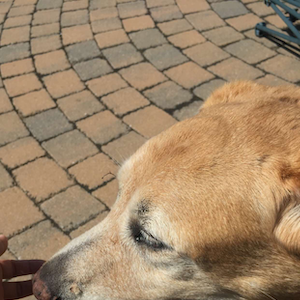
#> input picture Assignment4/imgs/color_test1.png, 300 x 300 px, found by its file name; its folder holds 4 pictures in this run
$ python NN_sigmoid.py   (older library calls are emulated)
#> lines starting #> are read from the running program, lines starting #| are printed output that depends on the picture; long printed decimals are rounded; pictures that were not available may be replaced by others from this repository, and a replacement may not be noted
### Assignment4/Preprocessing.py
from PIL import Image
import numpy as np

### IMAGE PRE-PROCESSING UTILITY FUNCTIONS ###

# converts image to matrix of color values
def imgs_to_cmatrices(filenames, n):
#> called with n = 16
    rets = np.zeros((len(filenames), 3, n, n))
    for f in range(len(filenames)):
        img = Image.open('./imgs/' + filenames[f])
#> img is the input picture: PIL image 300x300 RGBA; mean R, G, B, A 160.8, 135, 105.4, 255
        img = img.convert('RGB')
#> img: PIL image 300x300 RGB
        img = img.resize((n, n), Image.ANTIALIAS)
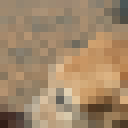
#> img: PIL image 16x16 RGB (shown 8 times larger); mean R, G, B 161.1, 135.2, 105.5
        tmp = np.array(img)
        for i in range(n):
            for j in range(n):
                rets[f, 0, i, j] = tmp[i][j][0]
                rets[f, 1, i, j] = tmp[i][j][1]
                rets[f, 2, i, j] = tmp[i][j][2]
    return rets

# converts matrix to image and saves to ./imgs/
# can handle cmats (m x 3 x n x n) or gmats (m x 1 x n x n)
# [16 lines left out: function cmatrices_to_imgs, not called in this run]

# converts RGB color matrix to grayscale matrix
def rgb_to_grayscale_cmatrices(cmats):
    ret = np.zeros((cmats.shape[0], 1, cmats.shape[2], cmats.shape[3]), dtype=np.uint8)
    for m in range(cmats.shape[0]):
        cmat = cmats[m, :, :, :]
        for i in range(cmat.shape[1]):
            for j in range(cmat.shape[2]):
                ret[m][0][i][j] = 0.21*cmat[0][i][j] + 0.72*cmat[1][i][j] + 0.07*cmat[2][i][j]
    return ret

### Assignment4/NN_sigmoid.py
import numpy as np
import os
from Preprocessing import *
from math import sqrt

def sigmoid(x):
    # both these are equivalent, this takes care of
    # blown up x's in either direction causing overflow warnings
    if x.any() < 0:
        return 1 - 1 / (1 + np.exp(x))
    else:
        return 1 / (1 + np.exp(-x))

def d_sigmoid(x):
    #sigmoid(x) * (1 - sigmoid(x)), which is equivalent to:
    return 1 / (np.exp(x) + 2 + np.exp(-x))


def NN_Model(grayscale_dataset, true_imgs, training_repeats = 1, learning_rate = 0.000025, batch_size = 1):
    # use Zhang et. al model architecture with no pooling layers, only conv w/ relu and upsampling
#> called with grayscale_dataset = array of shape (1, 1, 16, 16), true_imgs = array of shape (1, 3, 16, 16), training_repeats = 100, learning_rate = 2.5e-05, batch_size = 1
    m, _, img_size, img_size = grayscale_dataset.shape
#> m = 1; img_size = 16
    input_nodes = img_size**2
#> input_nodes = 256
    output_nodes = img_size**2 * 3
#> output_nodes = 768
    nodes_in_middle_layer = output_nodes
#> nodes_in_middle_layer = 768
    flattened = [ grayscale_dataset[i,:,:,:].reshape((input_nodes,1)) for i in range(m)]
#> flattened = 1 item
    flattened_true = [true_imgs[i,:,:,:].reshape((output_nodes,1)) for i in range(m)]
#> flattened_true = 1 item
    layer_1_weight_scale = sqrt(6/(input_nodes+output_nodes))
#> layer_1_weight_scale = 0.0765
    layer_2_weight_scale = sqrt(6/(output_nodes))
#> layer_2_weight_scale = 0.0884
    layer_1_weights = 2*layer_1_weight_scale*np.random.random_sample((nodes_in_middle_layer, input_nodes))-layer_1_weight_scale
    layer_2_weights = 2*layer_2_weight_scale*np.random.random_sample((output_nodes, nodes_in_middle_layer))-layer_2_weight_scale

    layer_2_gradients = np.zeros((output_nodes, nodes_in_middle_layer))
    layer_1_gradients = np.zeros((nodes_in_middle_layer, input_nodes))
    # original_layer_2_gradients = np.zeros((output_nodes, nodes_in_middle_layer))
    # original_layer_1_gradients = np.zeros((nodes_in_middle_layer, input_nodes ))
    for i in range(training_repeats):
        for j in range(len(flattened)):
            if (j+1) %10 == 0:
                print("training repeat: {} image: {}".format(i+1, j+1))
            layer_2 = np.maximum(0,np.matmul(layer_1_weights, flattened[j]))
#> layer_2 = 768 values, max 288.5 at index 568, min 0 at index 0, mean 42.9
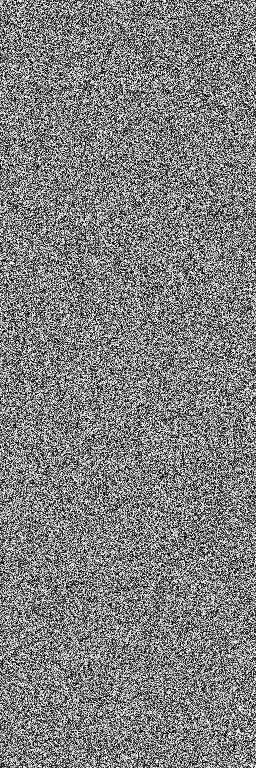
#> layer_1_weights: shape (768, 256) float64; min -0.0765, max 0.0765, mean 0.000128; drawn with min black and max white

            # sigmoid function, scaled
            output = 255 * (sigmoid(np.matmul(layer_2_weights, layer_2)))
#> output = 768 values, max 255 at index 2, min 1.45e-121 at index 361, mean 126.2
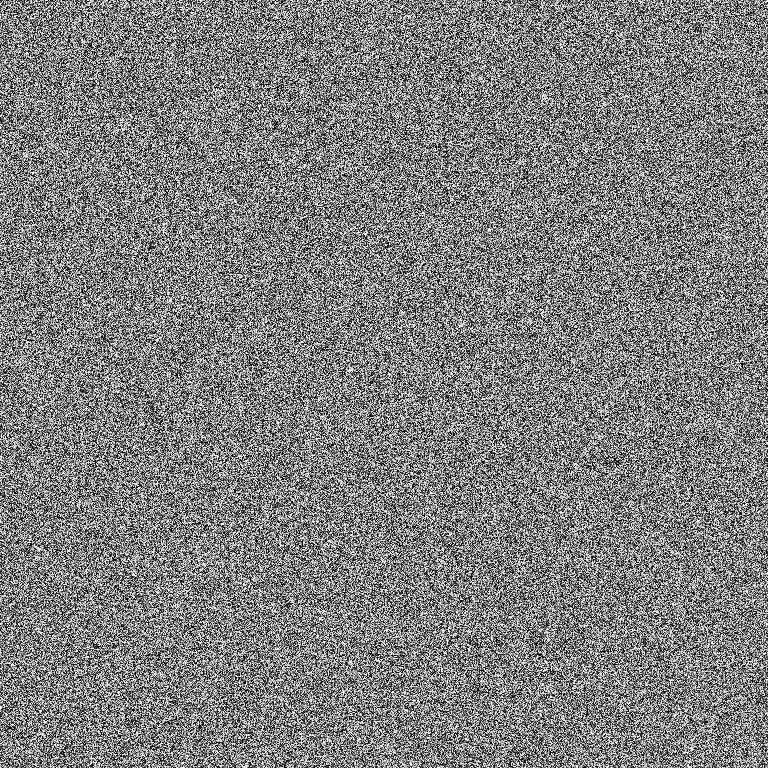
#> layer_2_weights: shape (768, 768) float64; min -0.0884, max 0.0884, mean 2.45e-05; drawn with min black and max white

            output_deltas  = 2*((output- flattened_true[j]))
#> output_deltas = 768 values, max 443.9 at index 731, min -452 at index 201, mean -15.57

            intermediate = output_deltas * ((output * (1 - output))/255)
#> intermediate = 768 values, max 8136.6 at index 141, min -112721.3 at index 731, mean -30403.3

            # derivative of sigmoid
            layer_2_deltas = np.matmul(np.transpose(layer_2_weights), intermediate)
#> layer_2_deltas = 768 values, max 154404 at index 130, min -227012.1 at index 273, mean -23228.9

            # derivative of sigmoid
            layer_2_gradients += np.matmul(intermediate, np.transpose(layer_2))
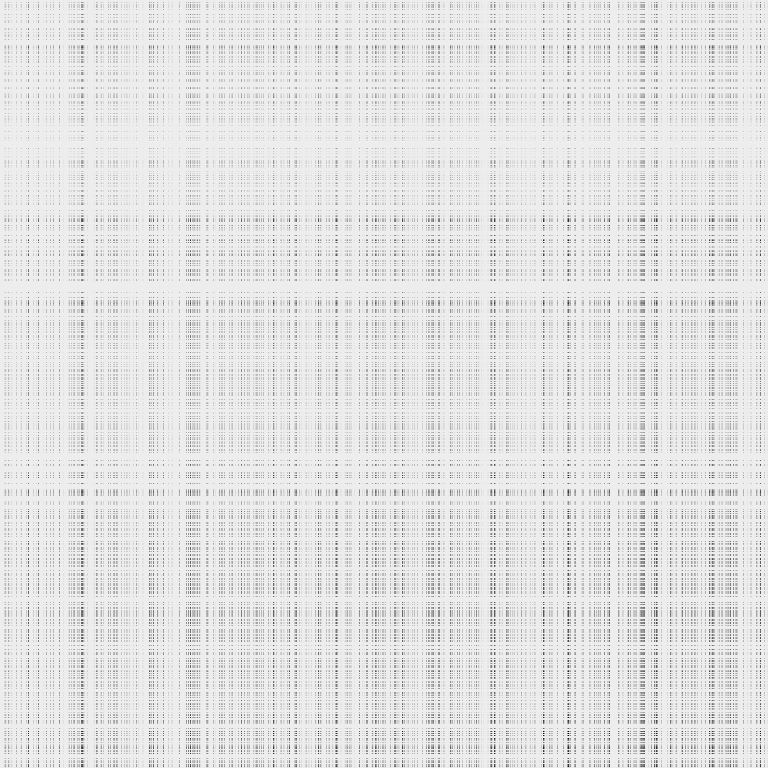
#> layer_2_gradients: shape (768, 768) float64; min -32523265.4, max 2347637.6, mean -1304384.6; drawn with min black and max white

            layer_1_gradients += np.matmul(layer_2_deltas, (d_sigmoid(np.transpose(flattened[j]))))
#> layer_1_gradients: shape (768, 256) float64; every value is 0

            if batch_size == 1 or (i* len(flattened) + j + 1) % batch_size == 0:
                # [6 lines of commented-out code are left out]
                layer_2_weights -= learning_rate * layer_2_gradients
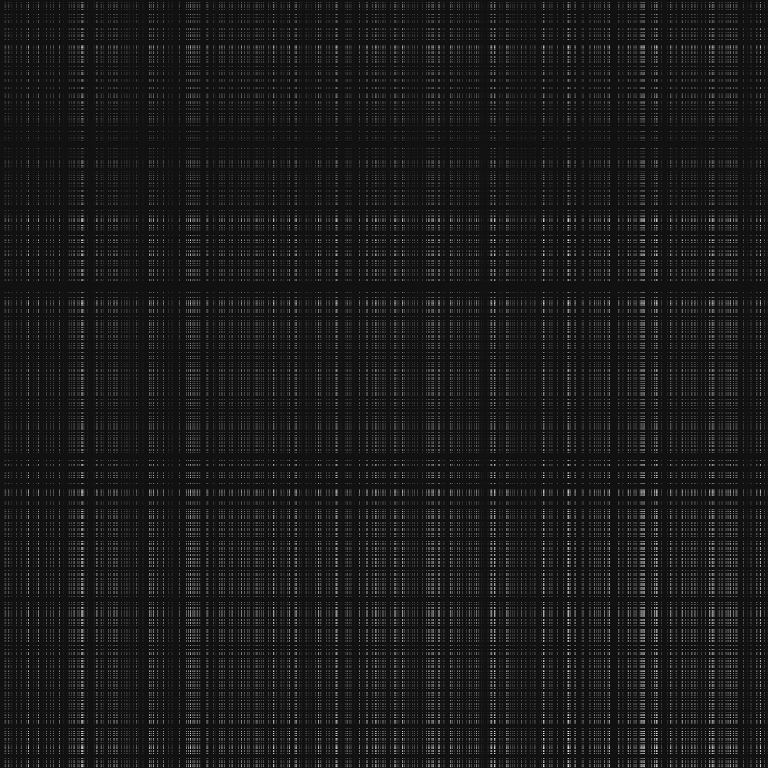
#> layer_2_weights: shape (768, 768) float64; min -58.76, max 813.1, mean 32.6; drawn with min black and max white
                layer_1_weights -= learning_rate**2 * layer_1_gradients
                layer_2_gradients = np.zeros((output_nodes, nodes_in_middle_layer))
                layer_1_gradients = np.zeros((nodes_in_middle_layer, input_nodes ))

            train_set_error = 0
            for j in range(len(flattened)):
                input = flattened[j]
                layer_2 = sigmoid(np.matmul(layer_1_weights, input))
                output = 255 * sigmoid(np.matmul(layer_2_weights, layer_2))
                diffs = output - flattened_true[j]
                error = np.matmul(np.transpose(diffs), diffs)
                train_set_error += error[0, 0]
#> this loop made 1 pass
#> (error, train_set_error) on pass 1: ([8283831.6], 8283831.6)
#> after the loop, train_set_error = 8283831.6
            print()
            print("training repeat: {} average train set error: {}".format(i + 1, train_set_error / len(flattened)))
#| training repeat: 1 average train set error: 8283831.614
#> (the run stopped early here; a loop or call above may not have finished)

$ run again, on Assignment4/imgs/test2.png
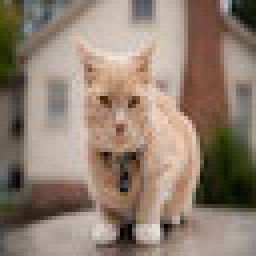
#> input picture Assignment4/imgs/test2.png, 64 x 64 px, found by its file name (shown 4 times larger)
#> in imgs_to_cmatrices, img is the input picture: PIL image 64x64 RGB; mean R, G, B 144.7, 127, 112.8
#> img: PIL image 16x16 RGB
#> flattened = 1 item
#> layer_2 = 768 values, max 288.8 at index 568, min 0 at index 1, mean 43.38
#> output = 768 values, max 255 at index 0, min 3.51e-137 at index 577, mean 121.2
#> output_deltas = 768 values, max 504 at index 685, min -462 at index 122, mean -13.54
#> intermediate = 768 values, max 5279.8 at index 666, min -128016 at index 685, mean -30342.1
#> layer_2_deltas = 768 values, max 197700.9 at index 602, min -222948.7 at index 127, mean -22134.7
#> in NN_Model, `layer_2_gradients += np.matmul(intermediate, np.transpose(layer_2))`:
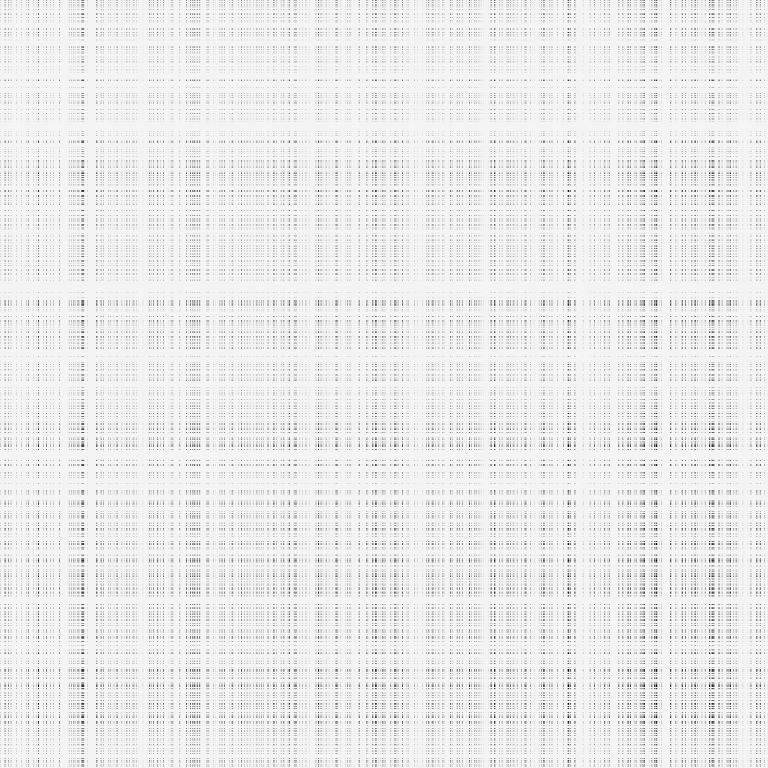
#> layer_2_gradients: shape (768, 768) float64; min -36969724.8, max 1524753.7, mean -1316292.9; drawn with min black and max white
#> layer_1_gradients: shape (768, 256) float64; every value is 0
#> in NN_Model, `layer_2_weights -= learning_rate * layer_2_gradients`:
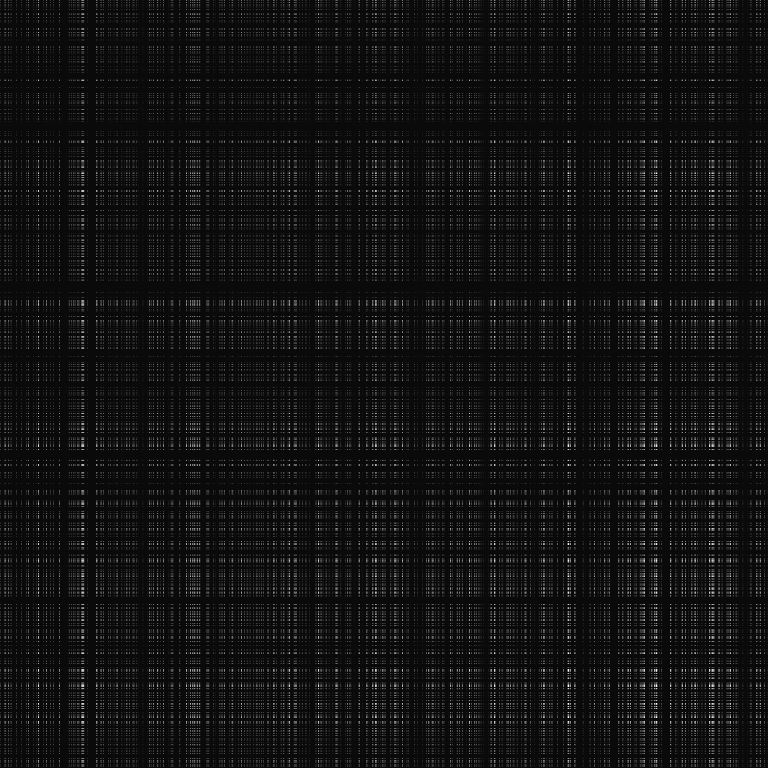
#> layer_2_weights: shape (768, 768) float64; min -38.15, max 924.3, mean 32.9; drawn with min black and max white
#> the loop in NN_Model, `for j in range(len(flattened)):` made 1 pass
#> error on pass 1: [9251759.2]
#> after the loop in NN_Model, `for j in range(len(flattened)):`: train_set_error = 9251759.2
#| training repeat: 1 average train set error: 9251759.208

$ run again, on Assignment4/imgs/test3.png
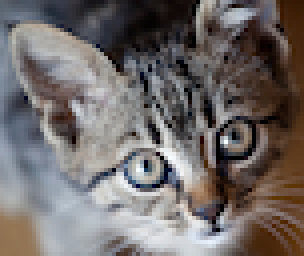
#> input picture Assignment4/imgs/test3.png, 76 x 64 px, found by its file name (shown 4 times larger)
#> in imgs_to_cmatrices, img is the input picture: PIL image 76x64 RGBA; mean R, G, B, A 112.9, 106.8, 105.3, 255
#> flattened = 1 item
#> layer_2 = 768 values, max 276.4 at index 568, min 0 at index 0, mean 34.79
#> output = 768 values, max 255 at index 2, min 1.88e-111 at index 268, mean 126.3
#> output_deltas = 768 values, max 508 at index 521, min -452 at index 743, mean 35.75
#> intermediate = 768 values, max 7999.1 at index 694, min -129032 at index 521, mean -36578.1
#> layer_2_deltas = 768 values, max 223781.3 at index 12, min -353630.9 at index 273, mean -24756.6
#> in NN_Model, `layer_2_gradients += np.matmul(intermediate, np.transpose(layer_2))`:
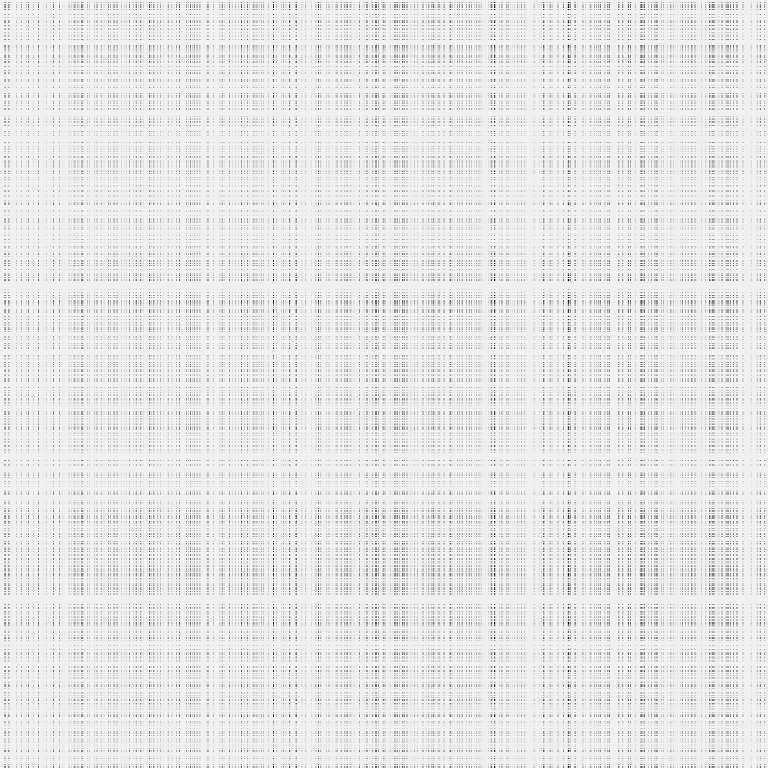
#> layer_2_gradients: shape (768, 768) float64; min -35661374.4, max 2210770.2, mean -1272543.8; drawn with min black and max white
#> layer_1_gradients: shape (768, 256) float64; every value is 0
#> in NN_Model, `layer_2_weights -= learning_rate * layer_2_gradients`:
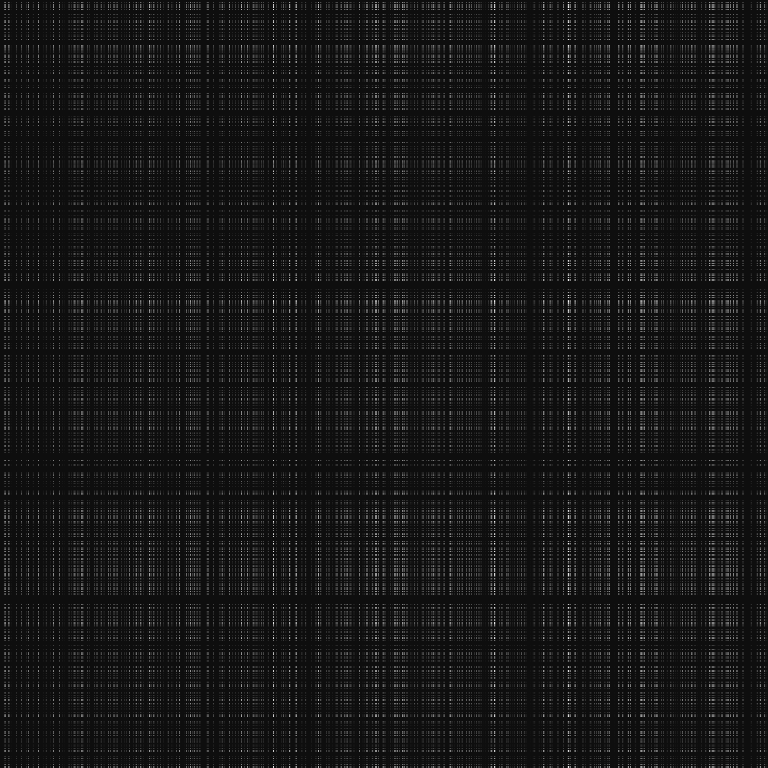
#> layer_2_weights: shape (768, 768) float64; min -55.25, max 891.6, mean 31.8; drawn with min black and max white
#> the loop in NN_Model, `for j in range(len(flattened)):` made 1 pass
#> error on pass 1: [11277471.8]
#> after the loop in NN_Model, `for j in range(len(flattened)):`: train_set_error = 11277471.8
#| training repeat: 1 average train set error: 11277471.799
